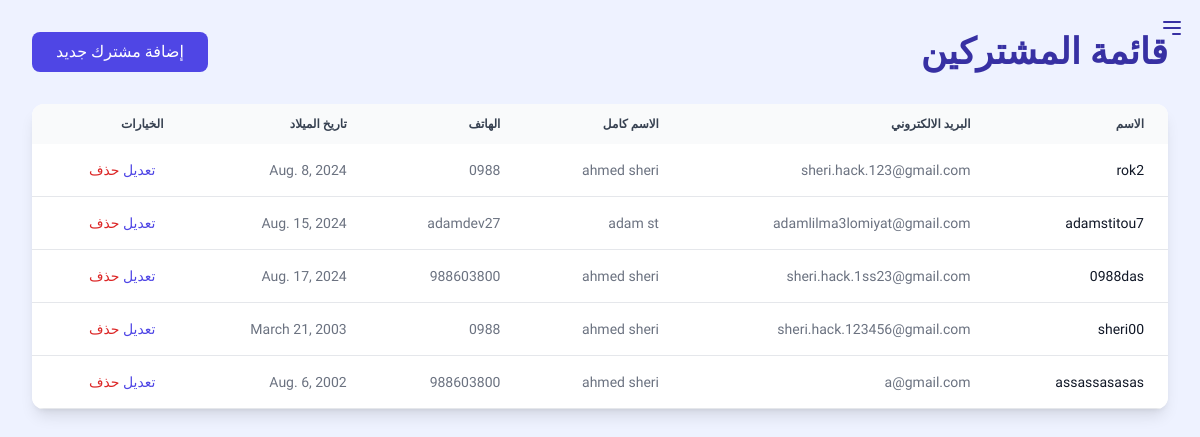
/club_dashboard/viewStudents (signed in), run on an earlier commit of the app's database.
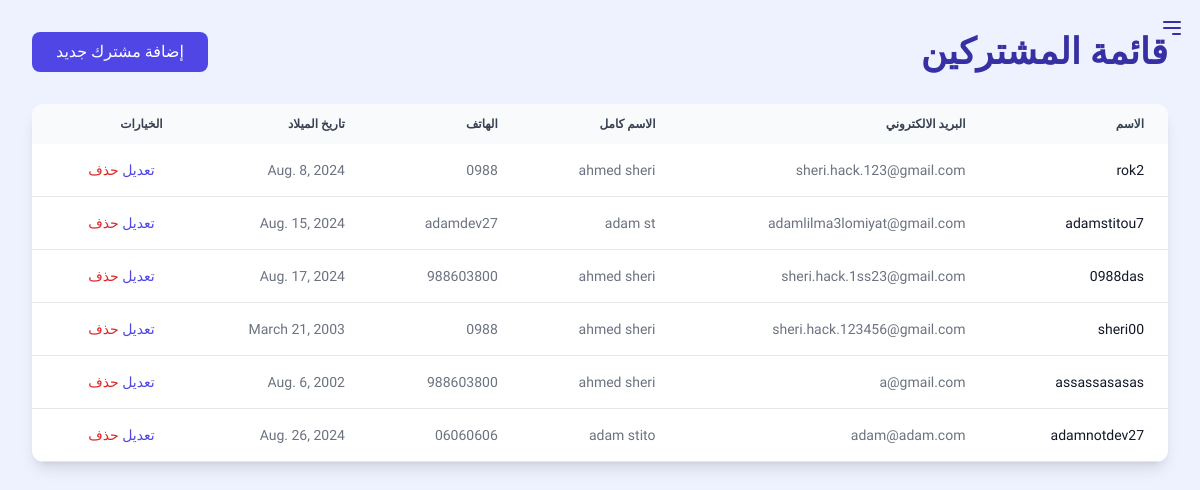
And on a later commit of the database.
### accounts/models.py (models this page shows, shortened)
class UserProfile(models.Model):
    user = models.OneToOneField(User, on_delete=models.CASCADE)
    profile_image_base64 = models.TextField(blank=True, null=True)
    account_type = models.CharField(max_length=250, choices=AccountTypeChoices)
    creation_date = models.DateTimeField(auto_now_add=True)
    director_profile = models.ForeignKey('DirectorProfile', on_delete=models.SET_NULL, null=True, blank=True)
    student_profile = models.ForeignKey('StudentProfile', on_delete=models.SET_NULL, null=True, blank=True)
    Coach_profile = models.ForeignKey('CoachProfile', on_delete=models.SET_NULL, null=True, blank=True)
    is_active = models.BooleanField(default=False)
    last_active_datetime = models.DateTimeField(null=True, blank=True)
    is_in_chat = models.BooleanField(default=False)

class StudentProfile(models.Model):
    full_name = models.CharField(max_length=50)
    phone = models.CharField(max_length=50)
    birthday = models.DateField()
    has_subscription = models.BooleanField(default=False)
    subscription_start_date = models.DateTimeField(null=True, blank=True)
    subscription_end_date = models.DateTimeField(null=True, blank=True)
    about = models.TextField(null=True)
    club = models.ForeignKey('ClubsModel', on_delete=models.SET_NULL, null=True)
    creation_date = models.DateTimeField(auto_now_add=True)

### club_dashboard/views.py (the view)
# urls.py: path('viewStudents', views.viewStudents, name="viewStudents"),
def viewStudents(request):
    user = request.user
    student_userprofile = UserProfile.objects.filter(account_type='3', student_profile__club=user.userprofile.director_profile.club)
    return render(request, 'club_dashboard/students/viewStudents.html', {'student_userprofile':student_userprofile})

### messenger/templatetags/messenger_tags.py (called while the page is built)
@register.simple_tag
@stringfilter
def get_user_club(user_id):
    user = User.objects.get(id=user_id)
    club = getUserClub(user)
    return club

### messenger/views.py (called while the page is built)
def getUserClub(user):
    userprofile = user.userprofile
    if userprofile.account_type == '2':
        return userprofile.director_profile.club
    elif user.userprofile.account_type == '3':
        return userprofile.student_profile.club
    elif user.userprofile.account_type == '4':
        return userprofile.Coach_profile.club
    else:
        return None

### templates/club_dashboard/students/viewStudents.html
{% extends "base_club_dashboard.html" %} {% block content %}
<div class="xl:pr-[20%] bg-indigo-50 w-full px-4 md:px-8 min-h-screen pb-12">
  <div class="flex justify-between items-center py-8">
    <h1 class="text-4xl font-bold text-indigo-800">قائمة المشتركين</h1>
    <a
      href="/club_dashboard/addStudent"
      class="bg-indigo-600 text-white px-6 py-2 rounded-lg hover:bg-indigo-700 transition duration-300"
    >
      إضافة مشترك جديد
    </a>
  </div>
  <div class="bg-white rounded-xl shadow-lg overflow-hidden">
    <table class="w-full text-sm text-right text-gray-500">
      <thead class="text-xs text-gray-700 uppercase bg-gray-50">
        <tr>
          <th scope="col" class="px-6 py-3">الاسم</th>
          <th scope="col" class="px-6 py-3">البريد الالكتروني</th>
          <th scope="col" class="px-6 py-3">الاسم كامل</th>
          <th scope="col" class="px-6 py-3">الهاتف</th>
          <th scope="col" class="px-6 py-3">تاريخ الميلاد</th>
          <th scope="col" class="px-6 py-3">الخيارات</th>
        </tr>
      </thead>
      <tbody>
        {% for student in student_userprofile %}
        <tr class="bg-white border-b hover:bg-gray-50">
          <td class="px-6 py-4 font-medium text-gray-900">
            {{ student.user.username }}
          </td>
          <td class="px-6 py-4">{{ student.user.email }}</td>
          <td class="px-6 py-4">{{ student.student_profile.full_name }}</td>
          <td class="px-6 py-4">{{ student.student_profile.phone }}</td>
          <td class="px-6 py-4">{{ student.student_profile.birthday }}</td>
          <td class="px-6 py-4">
            <a href="{% url 'editStudent' student.student_profile.id %}" class="font-medium text-indigo-600 hover:underline mr-2"
              >تعديل</a
            >
            <a href="{% url 'deleteStudent' student.student_profile.id %}" class="font-medium text-red-600 hover:underline">حذف</a>
          </td>
        </tr>
        {% empty %}
        <tr class="bg-white border-b">
          <td colspan="6" class="px-6 py-4 text-center text-gray-500">
            لا يوجد مشتركين حالياً
          </td>
        </tr>
        {% endfor %}
      </tbody>
    </table>
  </div>
</div>
{% endblock %}

### templates/base_club_dashboard.html (shortened to what this page needs)
{% load static %}
<!DOCTYPE html>
<html lang="en">
  <head>
    <link
      rel="stylesheet"
      href="https://cdnjs.cloudflare.com/ajax/libs/font-awesome/6.6.0/css/all.min.css"
    />
  </head>
  <body dir="rtl" lang="ar">
    {% include 'parts/club_dashboard/navbar.html' %} {% block content %} {% endblock %}
    <script src="https://cdn.tailwindcss.com"></script>
  </body>
</html>

### templates/parts/club_dashboard/navbar.html (shortened to what this page needs)
{% load static %}
{% load messenger_tags %}
{% block content %}
<button
  class="fixed right-0 top-0 z-50 m-4 text-indigo-800 transition-transform duration-200 ease-in-out hover:scale-110 focus:outline-none focus:ring-2 focus:ring-inset focus:ring-indigo-500 xl:hidden"
  onclick="toggleSidebar()"
>
  <span id="menuIcon" class="h-6 w-6">
    <svg
      class="h-6 w-6"
      fill="none"
      stroke="currentColor"
      viewBox="0 0 24 24"
      xmlns="http://www.w3.org/2000/svg"
    >
      <path
        stroke-linecap="round"
        stroke-linejoin="round"
        stroke-width="2"
        d="M4 6h16M4 12h16m-7 6h7"
      ></path>
    </svg>
  </span>
</button>
      {% get_user_club request.user.id as stu_club %}
{% endblock content %}

### templates/base_club_dashboard.html (style rules this page uses)
body { font-family: "Cairo", sans-serif; }

What changed in the data, as far as the page shows it:
added UserProfile: user.username "adamnotdev27", user.email "adam@adam.com", student_profile.full_name "adam stito", student_profile.phone "06060606", student_profile.birthday "Aug. 26, 2024"
